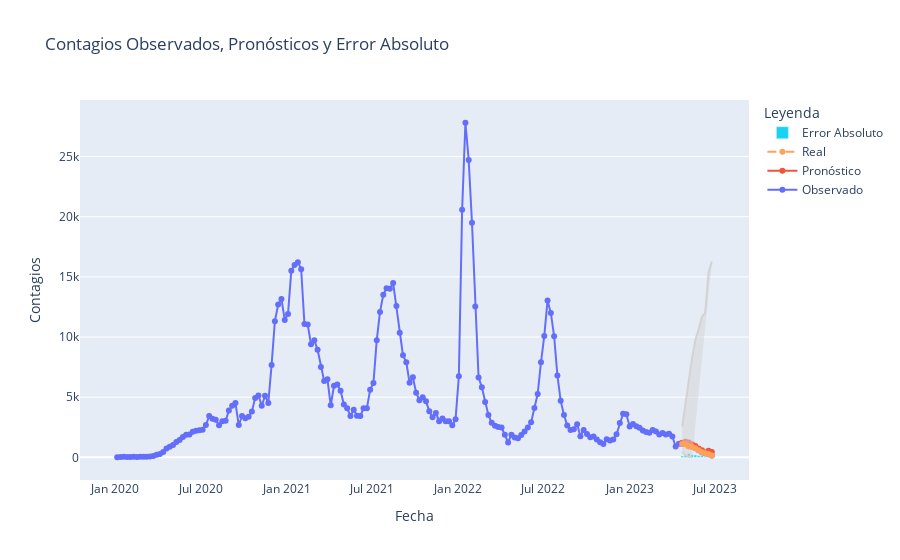

Write notebook code for a chart like this one.
### Code cell
import pandas as pd
from statsmodels.tsa.statespace.sarimax import SARIMAX
from scipy.stats import boxcox
from scipy.special import inv_boxcox
from matplotlib import pyplot as plt
import plotly.graph_objects as go

# Suponiendo que todas las funciones anteriores y las importaciones se mantienen ...

# Cargar los datos
df_pacientesRespiratorios = cargar_datos_cluster(ruta_csv, cluster_id)

# Asegurarse de que no hay valores no positivos antes de la transformación Box-Cox
df_pacientesRespiratorios['Contagios'] = df_pacientesRespiratorios['Contagios'].clip(lower=1)

# Aplicar transformación Box-Cox
df_pacientesRespiratorios['Contagios_transformed'], lambda_ = boxcox(df_pacientesRespiratorios['Contagios'])

# Dividir los datos transformados en entrenamiento y prueba
train_data_transformed = df_pacientesRespiratorios['Contagios_transformed'].iloc[:-10]
test_data = df_pacientesRespiratorios.iloc[-10:]

p = 1
d = 1
q = 3
P = 1
D = 1
Q = 1
S = 30  # asumiendo una estacionalidad semanal

# Ajuste del modelo SARIMA con los datos de entrenamiento transformados
model = SARIMAX(train_data_transformed,
                order=(p, d, q),
                seasonal_order=(P, D, Q, S),
                enforce_stationarity=False,
                enforce_invertibility=False)

results = model.fit()

# Diagnósticos del modelo y resultados de resumen
print(results.summary())
results.plot_diagnostics(figsize=(18, 8))
plt.show()

# Hacer predicciones para el conjunto de prueba y revertir la transformación Box-Cox
pred_uc = results.get_forecast(steps=10)
predicted_mean_transformed = pred_uc.predicted_mean
predicted_mean = inv_boxcox(predicted_mean_transformed, lambda_)
predicted_mean.index = test_data.index  # Asignar directamente el índice del conjunto de prueba
pred_ci_transformed = pred_uc.conf_int()
pred_ci = pd.DataFrame()
pred_ci['lower'] = inv_boxcox(pred_ci_transformed.iloc[:, 0], lambda_)
pred_ci['upper'] = inv_boxcox(pred_ci_transformed.iloc[:, 1], lambda_)



# Calcular el error absoluto
error_absoluto = abs(test_data['Contagios'] - predicted_mean)

fig = go.Figure()

# Agregar los datos observados como una serie de líneas con puntos
fig.add_trace(go.Scatter(x=df_pacientesRespiratorios.index, y=df_pacientesRespiratorios['Contagios'], mode='lines+markers', name='Observado'))

# Agregar las predicciones como otra serie de líneas con puntos
fig.add_trace(go.Scatter(x=predicted_mean.index, y=predicted_mean, mode='lines+markers', name='Pronóstico'))

# Agregar el intervalo de confianza como un área sombreada
fig.add_trace(go.Scatter(x=pred_ci.index, y=pred_ci.iloc[:, 0], fill=None, mode='lines', line=dict(color='lightgrey'), showlegend=False))
fig.add_trace(go.Scatter(x=pred_ci.index, y=pred_ci.iloc[:, 1], fill='tonexty', mode='lines', line=dict(color='lightgrey'), showlegend=False))

# Agregar los datos reales de prueba como una línea discontinua con puntos
fig.add_trace(go.Scatter(x=test_data.index, y=test_data['Contagios'], mode='lines+markers', name='Real', line=dict(dash='dash')))

# Agregar el error absoluto como una nueva serie de barras
fig.add_trace(go.Bar(x=test_data.index, y=error_absoluto, name='Error Absoluto'))

# Actualizar el diseño de la gráfica para añadir títulos y etiquetas
fig.update_layout(title='Contagios Observados, Pronósticos y Error Absoluto',
                  xaxis_title='Fecha',
                  yaxis_title='Contagios',
                  legend_title='Leyenda')

# Mostrar la figura
fig.show()

### Figure 1 — Plotly figure (JSON) as saved in the notebook; plotly's stock layout.template omitted (floating-point values rounded to 4 significant figures; data arrays with more than 128 entries replaced by an {"elided": "..."} marker saying what was removed)
{"data": [{"mode": "lines+markers", "name": "Observado", "type": "scatter", "x": {"elided": "182 str values"}, "y": {"elided": "182 int values"}}, {"mode": "lines+markers", "name": "Pronóstico", "type": "scatter", "x": ["2023-04-23T00:00:00", "2023-04-30T00:00:00", "2023-05-07T00:00:00", "2023-05-14T00:00:00", "2023-05-21T00:00:00", "2023-05-28T00:00:00", "2023-06-04T00:00:00", "2023-06-11T00:00:00", "2023-06-18T00:00:00", "2023-06-25T00:00:00"], "y": [1218.0, 1290.0, 1241.0, 1099.0, 943.2, 729.6, 588.5, 409.0, 547.5, 445.9]}, {"line": {"color": "lightgrey"}, "mode": "lines", "showlegend": false, "type": "scatter", "x": ["2023-04-23T00:00:00", "2023-04-30T00:00:00", "2023-05-07T00:00:00", "2023-05-14T00:00:00", "2023-05-21T00:00:00", "2023-05-28T00:00:00", "2023-06-04T00:00:00", "2023-06-11T00:00:00", "2023-06-18T00:00:00", "2023-06-25T00:00:00"], "y": [460.6, 180.5, 35.77, 1.281, null, null, null, null, null, null]}, {"fill": "tonexty", "line": {"color": "lightgrey"}, "mode": "lines", "showlegend": false, "type": "scatter", "x": ["2023-04-23T00:00:00", "2023-04-30T00:00:00", "2023-05-07T00:00:00", "2023-05-14T00:00:00", "2023-05-21T00:00:00", "2023-05-28T00:00:00", "2023-06-04T00:00:00", "2023-06-11T00:00:00", "2023-06-18T00:00:00", "2023-06-25T00:00:00"], "y": [2565.0, 4321.0, 6399.0, 8262.0, 9759.0, 10670.0, 11690.0, 12010.0, 15350.0, 16280.0]}, {"line": {"dash": "dash"}, "mode": "lines+markers", "name": "Real", "type": "scatter", "x": ["2023-04-23T00:00:00", "2023-04-30T00:00:00", "2023-05-07T00:00:00", "2023-05-14T00:00:00", "2023-05-21T00:00:00", "2023-05-28T00:00:00", "2023-06-04T00:00:00", "2023-06-11T00:00:00", "2023-06-18T00:00:00", "2023-06-25T00:00:00"], "y": [1107, 1085, 919, 887, 750, 595, 427, 332, 286, 145]}, {"name": "Error Absoluto", "type": "bar", "x": ["2023-04-23T00:00:00", "2023-04-30T00:00:00", "2023-05-07T00:00:00", "2023-05-14T00:00:00", "2023-05-21T00:00:00", "2023-05-28T00:00:00", "2023-06-04T00:00:00", "2023-06-11T00:00:00", "2023-06-18T00:00:00", "2023-06-25T00:00:00"], "y": [111.0, 205.3, 322.2, 212.4, 193.2, 134.6, 161.5, 76.96, 261.5, 300.9]}], "layout": {"legend": {"title": {"text": "Leyenda"}}, "title": {"text": "Contagios Observados, Pronósticos y Error Absoluto"}, "xaxis": {"title": {"text": "Fecha"}}, "yaxis": {"title": {"text": "Contagios"}}}}
